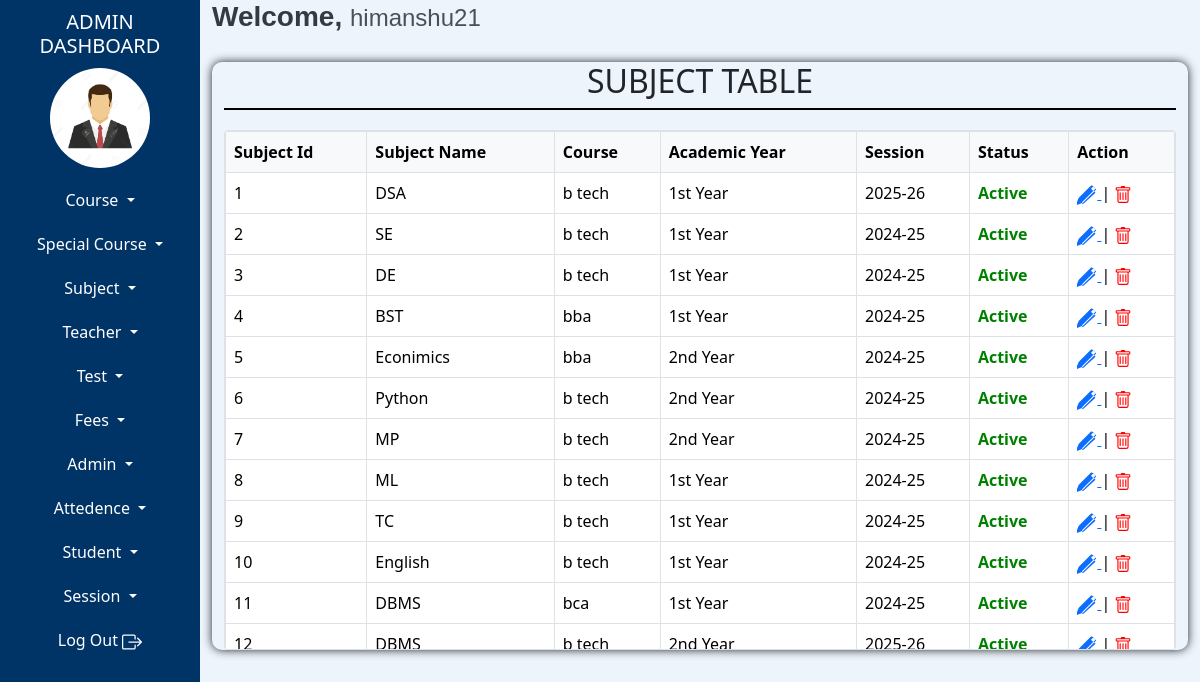
Screenshot of /admin/subject-table.php (signed in) with the database file from the repository.
### tables this page shows
CREATE TABLE `tblsubject` (
  `subjectId` int(10) NOT NULL AUTO_INCREMENT,
  `subjectName` text NOT NULL,
  `courseId` int(10) NOT NULL,
  `academicYearId` int(10) NOT NULL,
  `sessionId` int(10) NOT NULL,
  `status` int(1) NOT NULL,
  `addedIpAddress` text NOT NULL,
  `addedDateTime` datetime NOT NULL,
  `updatedIpAddress` text NOT NULL,
  `updatedDateTime` datetime NOT NULL,
  PRIMARY KEY (`subjectId`)
);

CREATE TABLE `tblcourse` (
  `courseId` int(10) NOT NULL AUTO_INCREMENT,
  `courseName` varchar(100) NOT NULL,
  `courseDuration` varchar(10) NOT NULL,
  `sessionId` int(10) NOT NULL,
  PRIMARY KEY (`courseId`)
);

CREATE TABLE `tblacademicyear` (
  `academicYearId` int(10) NOT NULL AUTO_INCREMENT,
  `academicYearName` text NOT NULL,
  `addedIpAddress` varchar(100) NOT NULL,
  `addedDateTime` datetime NOT NULL,
  `updatedIpAddress` varchar(100) NOT NULL,
  `updatedDatetime` datetime NOT NULL,
  PRIMARY KEY (`academicYearId`)
);

CREATE TABLE `tblsession` (
  `sessionId` int(10) NOT NULL AUTO_INCREMENT,
  `sessionName` varchar(15) NOT NULL,
  `addedIpAddress` varchar(100) NOT NULL,
  `addedDateTime` datetime NOT NULL,
  `updatedIpAddress` varchar(100) NOT NULL,
  `updatedDateTime` datetime NOT NULL,
  `status` int(2) NOT NULL,
  PRIMARY KEY (`sessionId`)
);

### admin/fun-specialchar.php (called while the page is built)
<?php
function textSafe($text)
{
    return htmlspecialchars($text, ENT_QUOTES, 'UTF-8');
}
?>

### admin/subject-table.php (the view, shortened to what this page needs)
<?php
include "admin-dashboard-top.php";
include "admin-dashboard-content.php";
include "fun-specialchar.php";
$query = "SELECT * FROM tblsubject";
$stmt = $conn->prepare($query);
$stmt->execute();
?>
<!doctype html>
<html lang="en">
<head>
<link href="https://cdn.jsdelivr.net/npm/bootstrap@5.3.3/dist/css/bootstrap.min.css" rel="stylesheet">
</head>
<body>
<div class="container-fluid">
    <div class="row">
        <div class="tbl-content">
            <div class="tbl-heading">
                <h2>SUBJECT TABLE</h2>
            </div>
            <table class="table table-hover table-bordered">
                <thead>
                    <tr>
                        <th scope="col">Subject Id</th>
                        <th scope="col">Subject Name</th>
                        <th scope="col">Course</th>
                        <th scope="col">Academic Year</th>
                        <th scope="col">Session</th>
                        <th scope="col">Status</th>
                        <th scope="col">Action</th>
                    </tr>
                </thead>
                <tbody>
                    <?php while($result=$stmt->fetch()) { ?>
                    <tr>
                        <td><?php echo $result['subjectId']; ?></td>
                        <td><?php echo textSafe($result['subjectName']); ?></td>
                        <td>
                            <?php
                            $courseId = $result['courseId'];
                            $stmt2 = $conn->prepare("SELECT * FROM tblcourse WHERE courseId=:courseId");
                            $stmt2->bindParam(":courseId",$courseId);
                            $stmt2->execute();
                            $row = $stmt2->fetch();
                            echo $row["courseName"];
                            ?>
                        </td>
                        <td>
                            <?php
                            $academicYearId = $result['academicYearId'];
                            $yearstmt = $conn->prepare("SELECT * FROM tblAcademicYear WHERE academicYearId=:academicYearId");
                            $yearstmt->bindParam(":academicYearId",$academicYearId);
                            $yearstmt->execute();
                            $year = $yearstmt->fetch();
                            echo $year['academicYearName'];
                            ?>
                        </td>
                        <td>
                            <?php
                            $sessionId = $result['sessionId'];
                            $sessionstmt = $conn->prepare("SELECT * FROM tblsession WHERE sessionId=:sessionId");
                            $sessionstmt->bindParam(":sessionId",$sessionId);
                            $sessionstmt->execute();
                            $session = $sessionstmt->fetch();
                            echo $session['sessionName'];
                            ?>
                        </td>
                        <td>
                            <?php
                            if ($result['status'] == 1) {
                                echo '<span style="color: green; font-weight: bold;">Active</span>';
                            } else {
                                echo '<span style="color: red; font-weight: bold;">Inactive</span>';
                            }
                            ?>
                        </td>
                        <td>
                            <a href="edit-subject.php?subjectId=<?php echo $result['subjectId']; ?>">
                            </a>
                             |
                            <a href="delete-subject.php?subjectId=<?php echo $result['subjectId']; ?>" style="color: red; text-decoration: none;">
                            </a>
                        </td>
                    </tr>
                    <?php } ?>
                </tbody>
            </table>
        </div>
    </div>
</div>
<?php
include "admin-dashboard-footer.php";
?>
</body>
</html>

### admin/admin-dashboard-content.php (shortened to what this page needs)
<link href="https://cdn.jsdelivr.net/npm/bootstrap@5.3.3/dist/css/bootstrap.min.css" rel="stylesheet">
  </head>
  <body>
    <div class="container-fluid">
        <div class="row">
            <div class="col-md-2  left-side">
                <div class="heading">
                    <h5>ADMIN DASHBOARD</h5>
                </div>
                <div class="image">
                    <a href="admin-dashboard.php">
                    <?php
                        $query = "select * from tbladmin where adminId=:adminId";
                        $stmt=$conn->prepare($query);
                        $stmt->bindParam(":adminId",$adminId);
                        $stmt->execute();
                        $result = $stmt->fetch();
                        if (!empty($result['picture']))
                        {
                        	echo '<img src="'.$result['picture'].'" style=" height: 100px;" />';
                        }
                        else
                        {
                        	if ($result['adminGender'] == '1')
                        	{
                        		echo '<img src="images/female-logo.jpg" alt="Male" style="height: 100px; width: 100px;" />';
                        	}
                        	elseif ($result['adminGender'] == '2')
                        	{
                        		echo '<img src="images/male-logo.jpg" alt="Female" style="height: 100px; width: 100px;" />';
                        	}
                        }
                    ?>
                    </a>
                </div>
                <div class="buttons">
                    <div class="dropdown ">
                      <button class="btn dropdown-toggle w-100 nav-link left-btn" type="button" data-bs-toggle="dropdown" aria-expanded="false">
                        Course
                      </button>
                    </div>
                    <div class="dropdown ">
                      <button class="btn dropdown-toggle w-100 nav-link left-btn" type="button" data-bs-toggle="dropdown" aria-expanded="false">
                        Special Course
                      </button>
                    </div>
                    <div class="dropdown ">
                      <button class="btn dropdown-toggle w-100 nav-link left-btn" type="button" data-bs-toggle="dropdown" aria-expanded="false">
                        Subject
                      </button>
                    </div>
                    <div class="dropdown ">
                      <button class="btn dropdown-toggle w-100 nav-link left-btn" type="button" data-bs-toggle="dropdown" aria-expanded="false">
                        Teacher
                      </button>
                    </div>
                    <div class="dropdown ">
                      <button class="btn dropdown-toggle w-100 nav-link left-btn" type="button" data-bs-toggle="dropdown" aria-expanded="false">
                        Test
                      </button>
                    </div>
                    <div class="dropdown ">
                      <button class="btn dropdown-toggle w-100 nav-link left-btn" type="button" data-bs-toggle="dropdown" aria-expanded="false">
                        Fees
                      </button>
                    </div>
                    <div class="dropdown ">
                      <button class="btn dropdown-toggle w-100 nav-link left-btn" type="button" data-bs-toggle="dropdown" aria-expanded="false">
                        Admin
                      </button>
                    </div>
                    <div class="dropdown ">
                      <button class="btn dropdown-toggle w-100 nav-link left-btn" type="button" data-bs-toggle="dropdown" aria-expanded="false">
                        Attedence
                      </button>
                    </div>
                    <div class="dropdown ">
                      <button class="btn dropdown-toggle w-100 nav-link left-btn" type="button" data-bs-toggle="dropdown" aria-expanded="false">
                        Student
                      </button>
                    </div>
                    <div class="dropdown ">
                      <button class="btn dropdown-toggle w-100 nav-link left-btn" type="button" data-bs-toggle="dropdown" aria-expanded="false">
                        Session
                      </button>
                    </div>
                    <a href="logout-admin.php" class="btn left-btn w-100 nav-link">
                        Log Out
                    </a>
                </div>
            </div>
            <div class="col-md-10 col-sm-10 right-side">
                <div>
                    <h3 class="welcome-text">Welcome, <span class="admin-name"><?php echo $result['adminName']; ?></span></h3>
                </div>

### admin/admin-dashboard-content.php (style rules this page uses)
.left-side { background-color:#003366; color:white; height:200vh; }
.heading { text-align:center; margin:10px auto; }
.image { display:flex; justify-content:center; }
.image img { border-radius:60px; }
.left-btn { color:white; transition: background-color 0.3s ease; margin-top:20px; }
.right-side { background-color:#edf4fb; }
.welcome-text { font-family: 'Poppins', sans-serif; font-size: 28px; font-weight: 600; color: #343a40; }
.admin-name { font-family: 'Montserrat', sans-serif; font-size: 24px; font-weight: 400; color: #495057; }

### admin/subject-table.php (style rules this page uses)
.tbl-heading { text-align:center; border-bottom:2px solid black; margin-bottom:20px; }
.tbl-content { box-shadow:0 0 10px; margin-top:20px; border-radius:10px; }

### admin/admin-dashboard-footer.php (style rules this page uses)
.table-responsive .table thead th { position: sticky; top: 0; z-index: 10; background-color: #f8f9fa; box-shadow: 0 2px 2px -1px rgba(0,0,0,0.4); }

### rows the page displays
tblsubject: subjectId "1", subjectName "DSA", courseId.courseName "b tech", academicYearId.academicYearName "1st Year", sessionId.sessionName "2025-26", status "Active"
tblsubject: subjectId "2", subjectName "SE", courseId.courseName "b tech", academicYearId.academicYearName "1st Year", sessionId.sessionName "2024-25", status "Active"
tblsubject: subjectId "3", subjectName "DE", courseId.courseName "b tech", academicYearId.academicYearName "1st Year", sessionId.sessionName "2024-25", status "Active"
tblsubject: subjectId "4", subjectName "BST", courseId.courseName "bba", academicYearId.academicYearName "1st Year", sessionId.sessionName "2024-25", status "Active"
tblsubject: subjectId "5", subjectName "Econimics", courseId.courseName "bba", academicYearId.academicYearName "2nd Year", sessionId.sessionName "2024-25", status "Active"
tblsubject: subjectId "6", subjectName "Python", courseId.courseName "b tech", academicYearId.academicYearName "2nd Year", sessionId.sessionName "2024-25", status "Active"
tblsubject: subjectId "7", subjectName "MP", courseId.courseName "b tech", academicYearId.academicYearName "2nd Year", sessionId.sessionName "2024-25", status "Active"
tblsubject: subjectId "8", subjectName "ML", courseId.courseName "b tech", academicYearId.academicYearName "1st Year", sessionId.sessionName "2024-25", status "Active"
tblsubject: subjectId "9", subjectName "TC", courseId.courseName "b tech", academicYearId.academicYearName "1st Year", sessionId.sessionName "2024-25", status "Active"
tblsubject: subjectId "10", subjectName "English", courseId.courseName "b tech", academicYearId.academicYearName "1st Year", sessionId.sessionName "2024-25", status "Active"
tblsubject: subjectId "11", subjectName "DBMS", courseId.courseName "bca", academicYearId.academicYearName "1st Year", sessionId.sessionName "2024-25", status "Active"
tblsubject: subjectId "12", subjectName "DBMS", courseId.courseName "b tech", academicYearId.academicYearName "2nd Year", sessionId.sessionName "2025-26", status "Active"

### other values shown
$result['adminName'] "himanshu21"
